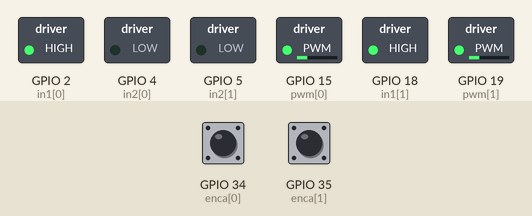
The sketch below on a simulated ESP32. Parts: switched loads named in the sketch (green lamp = pin HIGH). Inputs (shaded band) come from the test bench; at power-on: GPIO 34 (enca[0]) HIGH, GPIO 35 (enca[1]) HIGH. What the sketch prints to the serial monitor is not drawn.

Above: at 0.1 s.
Timing chart, 0 to 1.6 s (numbered marks = the images above):
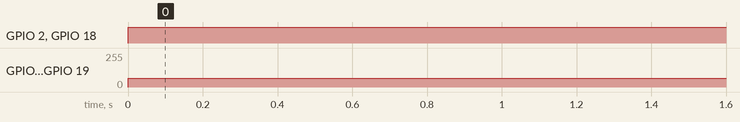

The sketch:

sketch_nov10a.ino
```cpp
const int enca[] = {34, 35}; // Encoder A pins for both motors
const int encb[] = {32, 33}; // Encoder B pins for both motors
const int pwm[] = {15, 19};  // PWM pins for motor speed control
const int in1[] = {2, 18};   // Direction pin 1 for both motors
const int in2[] = {4, 5};    // Direction pin 2 for both motors

// Global variables for encoder counts
volatile long pos[] = {0, 0};

// Target speed for both motors
const int targetSpeed = 64;

// Error correction parameters
float kp = 0.1; // Proportional gain
float kd = 0.0; // Derivative gain
float ki = 0.0; // Integral gain

// Error storage variables
float ePrev, eIntegral;

long prevT = 0;

void setup() {
  Serial.begin(9600);

  // Initialize pins
  for (int i = 0; i < 2; i++) {
    pinMode(enca[i], INPUT);
    pinMode(encb[i], INPUT);
    pinMode(pwm[i], OUTPUT);
    pinMode(in1[i], OUTPUT);
    pinMode(in2[i], OUTPUT);
  }

  ePrev = 0.0;
  eIntegral = 0.0;

  // Attach interrupts for the encoders
  attachInterrupt(digitalPinToInterrupt(enca[0]), readEncoder1, RISING);
  attachInterrupt(digitalPinToInterrupt(enca[1]), readEncoder2, RISING);
}

void loop() {

  long currT = micros();
  float deltaT = ((float)(currT-prevT)/(1.0e6));
  prevT = currT;

  static long prevPos[2] = {0, 0};
  int motorSpeed[2];

  // Calculate the speed of both motors
  long currentPos[2];
  noInterrupts(); // Disable interrupts temporarily while reading
  currentPos[0] = pos[0];
  currentPos[1] = pos[1];
  interrupts(); // Re-enable interrupts

  long speed1 = (currentPos[0] - prevPos[0])/deltaT;
  long speed2 = (currentPos[1] - prevPos[1])/deltaT;

  // Update previous positions for the next loop iteration
  prevPos[0] = currentPos[0];
  prevPos[1] = currentPos[1];

  // Calculate error
  int error = speed1 - speed2;

  float u = PID(error, deltaT);

  // Adjust motor speeds to synchronize
  motorSpeed[0] = targetSpeed;
  motorSpeed[1] = targetSpeed - u;

  // Ensure the speeds are within the PWM range (0-255)
  motorSpeed[0] = constrain(motorSpeed[0], 0, 255);
  motorSpeed[1] = constrain(motorSpeed[1], 0, 255);

  // Set motor speeds and directions
  setMotor(0, motorSpeed[0], 1);
  setMotor(1, motorSpeed[1], 1);


  Serial.print("Speed1:");
  Serial.print(speed1);
  Serial.print(",");
  Serial.print("Speed2:");
  Serial.println(speed2);

  delay(100);
}

// Function to set motor speed and direction
void setMotor(int motor, int speed, int direction) {
  analogWrite(pwm[motor], speed);
  if (direction == 1) {
    digitalWrite(in1[motor], HIGH);
    digitalWrite(in2[motor], LOW);
  } else {
    digitalWrite(in1[motor], LOW);
    digitalWrite(in2[motor], HIGH);
  }
}

// Encoder interrupt functions
void readEncoder1() {
  int b = digitalRead(encb[0]);
  if (b > 0) pos[0]++;
  else pos[0]--;
}

void readEncoder2() {
  int b = digitalRead(encb[1]);
  if (b > 0) pos[1]++;
  else pos[1]--;
}

float PID(int e, float dt) {

  float dedt = (e-ePrev)/dt;

  eIntegral = eIntegral + e*dt;

  float u = kp*e + kd*dedt + ki*eIntegral;

  ePrev = e;

  return u;
}
```

Measured:
- by itself, GPIO 2 (in1[0]), GPIO 18 (in1[1]): LOW → HIGH at 0.00 s
- by itself, GPIO 15 (pwm[0]), GPIO 19 (pwm[1]): 0/255 → 64/255 at 0.00 s
